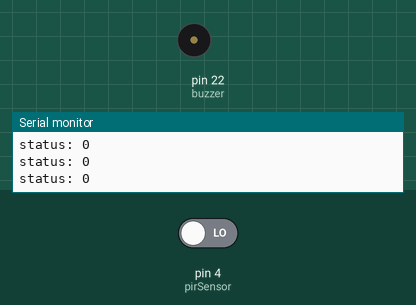
A sketch run on a simulated Arduino Mega 2560, built with avr-gcc and run on an emulated ATmega2560. Shown: buzzer (waves = sounding), the last lines printed to the serial monitor. Inputs (shaded band) come from the test bench; at power-on: pin 4 (pirSensor) LOW.

Above: at 1.2 s.
1.3 s: pin 4 (pirSensor) driven HIGH
At 2.1 s:
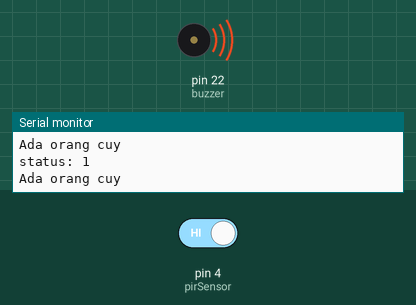
2.8 s: pin 4 (pirSensor) driven LOW
At 3.4 s:
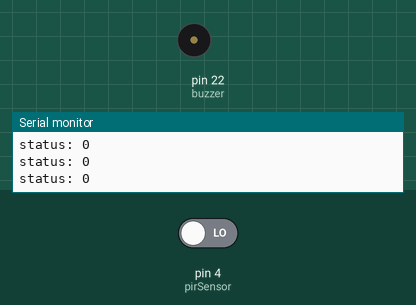
Timing chart, 0 to 5.8 s (numbered marks = the images above; inputs shaded):
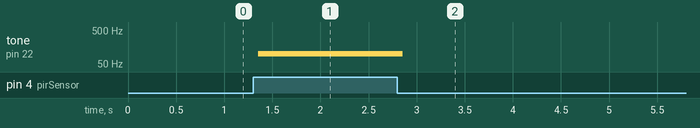

The sketch:

motion_sensor.ino
```cpp
#define pirSensor 4
#define buzzer 22

void setup() {
  // put your setup code here, to run once:
  Serial.begin(9600);

  pinMode(pirSensor, INPUT);
  pinMode(buzzer, OUTPUT);
}

void loop() {
  int status = digitalRead(pirSensor);

  Serial.print("status: ");
  Serial.println(status);

  if (status == 1) {
    tone(buzzer, 100);
    analogWrite(buzzer, 100);
    Serial.println("Ada orang cuy");
  } else {
    noTone(buzzer);
  }

  delay(150);

}
```

Measured:
- after the input at 1.3 s, tone on pin 22 (buzzer): silent → 100 Hz after 0.05 s
- after the input at 2.8 s, tone on pin 22 (buzzer): 100 Hz → silent after 0.06 s
